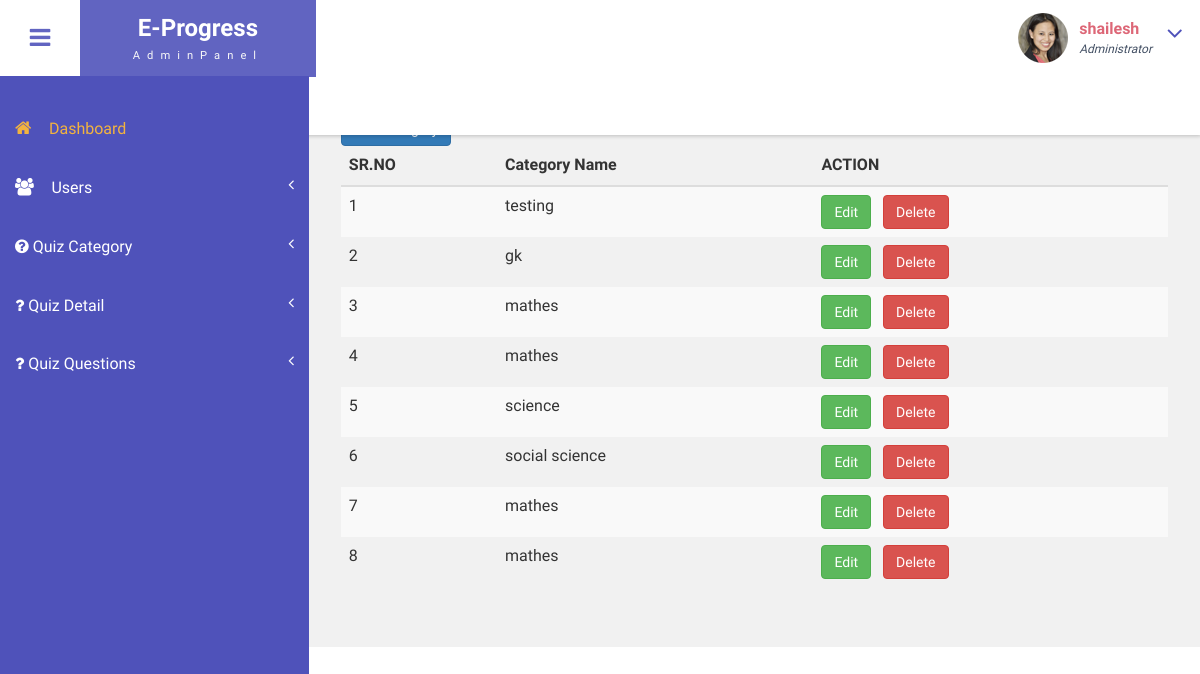
/viewcategory (signed in), run on the app's committed database.
### tables this page shows
CREATE TABLE `category` (
  `id` int(11) NOT NULL,
  `category_name` varchar(255) NOT NULL,
  `create at` timestamp NOT NULL DEFAULT current_timestamp(),
  `update at` timestamp NOT NULL DEFAULT current_timestamp()
);

### index.php (called while the page is built)
<?php
require_once("Controller/Controller.php");
?>

### Model/Model.php (called while the page is built, shortened)
<?php
class Model
{
    function __construct(protected $connection = null)
    {
        try {
            $this->connection = new mysqli("localhost", "root", "", "project_oes");
        } catch (\Exception $e) {
            $ErrorMsg = PHP_EOL . "Error Date Time >>> " . date('d-m-Y h:i:s A') . PHP_EOL . "Error Msg >>> " . $e->getMessage() . PHP_EOL;
            if (!file_exists('log')) {
                mkdir("log");
            }
            $FileName = date('d_m_Y');
            file_put_contents("log/" . $FileName . "_log.txt", $ErrorMsg, FILE_APPEND);
        }
    }
    function Select($tbl, $where = null)
    {
        $SQL = " SELECT * FROM $tbl";
        $SQLEx = $this->connection->query($SQL);
        if ($SQLEx->num_rows > 0) {
            while ($data = $SQLEx->fetch_object()) {
                $FetchData[] = $data;
            }
            $Responce['Code'] = "1";
            $Responce['Msg'] = "Msg";
            $Responce['Data'] = $FetchData;
        } else {
            $Responce['Code'] = "0";
            $Responce['Msg'] = "Try Again";
            $Responce['Data'] = "0";
        }
        return $Responce;
    }
}
?>

### View/Admin/quiz/category/viewallcategory.php (the view, shortened to what this page needs)
<div id="page-wrapper">
    <div class="main-page">
        <a href="addcategory" class="btn btn-primary">Add Category</a>
        <table class="table table-striped table-dark">
            <thead>
                <tr>
                    <th>SR.NO</th>
                    <th>Category Name</th>
                    <th>ACTION</th>
                </tr>
            </thead>
            <tbody>
                <?php
                if (!empty($ViewcategoryRes['Data'])) {
                    $i = 0;
                    foreach ($ViewcategoryRes['Data'] as $key => $value) {
                        $i++; ?>
                        <tr>
                            <td><?php echo $i; ?></td>
                            <td><?php echo $value->category_name; ?></td>
                            <td>
                                <a href="edit_category?id=<?php echo $value->id; ?>" class="btn btn-success">Edit</a>&nbsp;&nbsp;
                                <a href="delete_category?id=<?php echo $value->id; ?>" class="btn btn-danger" onclick="return checkDelete()">Delete</a>
                            </td>
                        </tr>
                    <?php }
                } else { ?>
                    <tr>
                        <td colspan="6" class="text-center">NO DATA FOUND </td>
                    </tr>
                <?php  }
                ?>
            </tbody>
        </table>
    </div>
</div>

### Public/Admin/css/style.css (style rules this page uses)
html, body { font-family: 'Roboto Condensed', sans-serif; font-size: 100%; overflow-x: hidden; background: #fff; }
body a { transition: 0.5s all ease; -webkit-transition: 0.5s all ease; -moz-transition: 0.5s all ease; -o-transition: 0.5s all ease; -ms-transition: 0.5s all ease; text-decoration:none; }
.cbp-spmenu-push { overflow-x: hidden; position: relative; }
.cbp-spmenu, .cbp-spmenu-push { -webkit-transition: all 0.3s ease; -moz-transition: all 0.3s ease; transition: all 0.3s ease; }
.cbp-spmenu-push div#page-wrapper { margin: 0 0 0 19.3em; transition:.5s all; -webkit-transition:.5s all; -moz-transition:.5s all; }
.table > thead > tr > th, .table > tbody > tr > th, .table > tfoot > tr > th, .table > thead > tr > td, .table > tbody > tr > td, .table > tfoot > tr > td { border-top: none; }

### Public/Admin/css/custom.css (style rules this page uses)
#page-wrapper { padding:7em 2em 2.5em; background-color: #F1F1F1; }

### data on the page
category: category_name "testing"
category: category_name "gk"
category: category_name "mathes"
category: category_name "mathes"
category: category_name "science"
category: category_name "social science"
category: category_name "mathes"
category: category_name "mathes"

### other printed values
$_SESSION['Userdata'][0]->name "shailesh"
